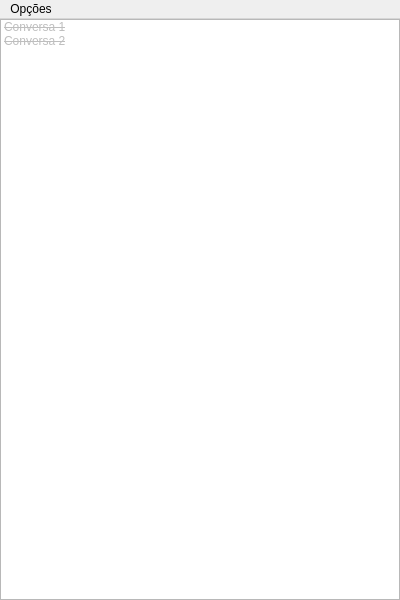
<?xml version="1.0" encoding="UTF-8"?>
<ui version="4.0">
 <class>Conversas</class>
 <widget class="QMainWindow" name="Conversas">
  <property name="geometry">
   <rect>
    <x>0</x>
    <y>0</y>
    <width>400</width>
    <height>600</height>
   </rect>
  </property>
  <property name="windowTitle">
   <string>Conversas</string>
  </property>
  <widget class="QWidget" name="centralwidget">
   <layout class="QGridLayout" name="gridLayout">
    <property name="sizeConstraint">
     <enum>QLayout::SetMaximumSize</enum>
    </property>
    <property name="leftMargin">
     <number>0</number>
    </property>
    <property name="topMargin">
     <number>0</number>
    </property>
    <property name="rightMargin">
     <number>0</number>
    </property>
    <property name="bottomMargin">
     <number>0</number>
    </property>
    <property name="spacing">
     <number>0</number>
    </property>
    <item row="0" column="0">
     <widget class="QListWidget" name="listConversas">
      <property name="sizePolicy">
       <sizepolicy hsizetype="Expanding" vsizetype="Expanding">
        <horstretch>1</horstretch>
        <verstretch>1</verstretch>
       </sizepolicy>
      </property>
      <property name="contextMenuPolicy">
       <enum>Qt::CustomContextMenu</enum>
      </property>
      <property name="verticalScrollBarPolicy">
       <enum>Qt::ScrollBarAlwaysOff</enum>
      </property>
      <property name="verticalScrollMode">
       <enum>QAbstractItemView::ScrollPerPixel</enum>
      </property>
      <property name="uniformItemSizes">
       <bool>true</bool>
      </property>
      <item>
       <property name="text">
        <string>Conversa 1</string>
       </property>
       <property name="font">
        <font>
         <strikeout>true</strikeout>
        </font>
       </property>
       <property name="flags">
        <set>ItemIsDragEnabled|ItemIsUserCheckable</set>
       </property>
      </item>
      <item>
       <property name="text">
        <string>Conversa 2</string>
       </property>
       <property name="font">
        <font>
         <strikeout>true</strikeout>
        </font>
       </property>
       <property name="flags">
        <set>ItemIsDragEnabled|ItemIsUserCheckable</set>
       </property>
      </item>
     </widget>
    </item>
   </layout>
  </widget>
  <widget class="QMenuBar" name="menubar">
   <property name="geometry">
    <rect>
     <x>0</x>
     <y>0</y>
     <width>400</width>
     <height>21</height>
    </rect>
   </property>
   <widget class="QMenu" name="menuOp_es">
    <property name="title">
     <string>Opções</string>
    </property>
    <addaction name="actionNova_Conversa"/>
    <addaction name="separator"/>
    <addaction name="actionLogout"/>
   </widget>
   <addaction name="menuOp_es"/>
  </widget>
  <action name="actionNovo_Grupo">
   <property name="text">
    <string>Novo Grupo</string>
   </property>
  </action>
  <action name="actionNova_Conversa">
   <property name="icon">
    <iconset>
     <normalon>../../QTCC_QML (obsoleto)/images/qtcreator.png</normalon>
    </iconset>
   </property>
   <property name="text">
    <string>Nova Conversa</string>
   </property>
  </action>
  <action name="actionLogout">
   <property name="text">
    <string>Login/Logout</string>
   </property>
  </action>
 </widget>
 <resources/>
 <connections/>
</ui>
